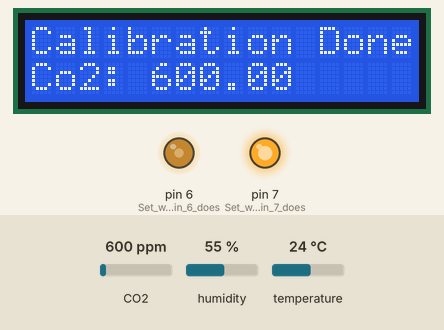
Recording of a sketch running on a simulated Arduino Uno, built for the host (arithmetic inside an expression is 32-bit, double 64-bit). Parts: 16×2 character LCD, output pins drawn as LEDs (lit = HIGH). Inputs (shaded band) come from the test bench; at power-on: CO2 600 ppm, humidity 55 %, temperature 24 °C.

Above: at 2.2 s.
2.3 s: CO2 set to 1050 ppm
At 3.6 s:
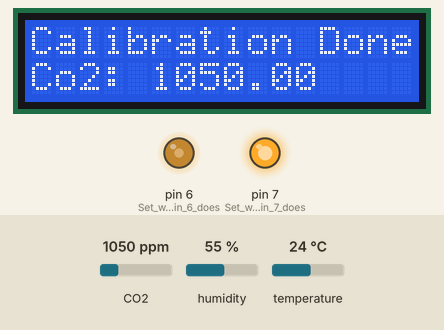
5.3 s: CO2 set to 452 ppm
At 6.1 s:
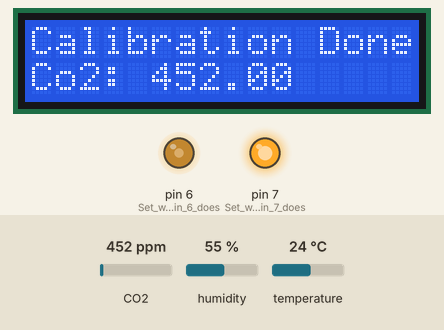
8.3 s: CO2 set to 1700 ppm
At 9.2 s:
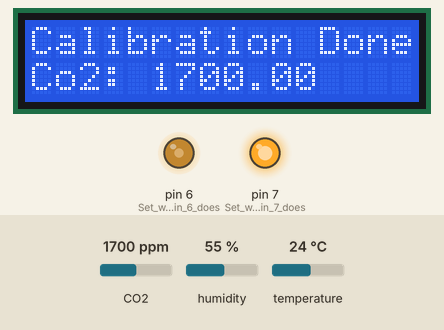
11.3 s: CO2 set to 452 ppm
At 11.6 s:
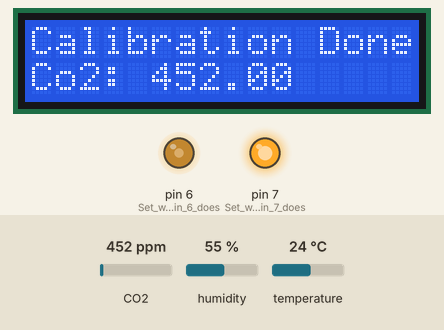
14.3 s: CO2 set to 2350 ppm
At 14.7 s:
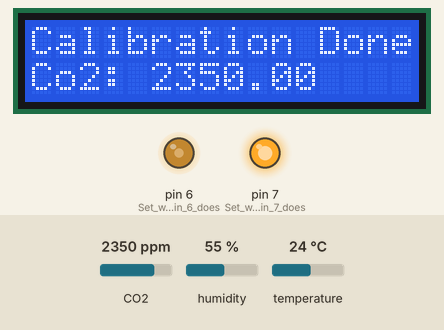
17.3 s: CO2 set to 452 ppm
At 18.3 s:
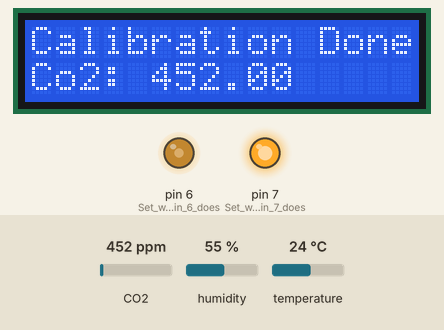
Timing chart, 0 to 20.3 s (numbered marks = the images above; inputs shaded):
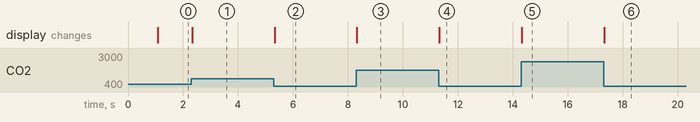

Measured:
- after the input at 2.3 s, the display: changes at once (image 1)
- after the input at 5.3 s, the display: changes at once (image 2)
- after the input at 8.3 s, the display: changes at once (image 3)
- after the input at 11.3 s, the display: changes at once (image 4)
- after the input at 14.3 s, the display: changes at once (image 5)
- after the input at 17.3 s, the display: changes at once (image 6)

The sketch:

CO2_Sensor_Forced_Recalibration_Code.ino
```cpp
// DIY CO2 Sensor SCD-30 Forced Recalibration Code
// CC By-NC 2022 Eric & Brian Woo-Shem
/*
Info:
Code to quickly recalibrate a SCD-30 sensor using Arduino. If sensor is not returning values around 400-450ppm when outside, use this code to reset it.
Also disables automatic self-calibration because it has caused problems.
Afterward it will take measurements and display them to screen indefinitely so you can check your work.
Does NOT log data. Does NOT use RTC.

LCD = Liquid Crystal Display (Screen)


Resources Used:
https://learn.adafruit.com/adafruit-scd30
*/
#include <Adafruit_SCD30.h>
#include <LiquidCrystal.h>
//~~~~~~~~~~~~~~~~~~~~~~~~~~~~~~~// ^Import Packages^
LiquidCrystal lcd(9, 8, 5, 4, 3, 2); // Set LCD Screen pins
Adafruit_SCD30  scd30; // Define Sensor

/*~~~~~~~~~~~~~~~~~~~~~~~~~~~~~~~*/
void setup() { // Start setup

  lcd.begin(16, 2); // Set size of LCD screen
  pinMode(6, OUTPUT); // Set what pin 6 does (output)
  pinMode(7, OUTPUT); // Set what pin 7 does (output)

  digitalWrite(7, HIGH); // Set LCD brightness, you can change it if you want to
  analogWrite(6, 120); // Setting LCD contrast, you can change it if you want to

  scd30.begin(); // Start CO2 Sensor

// Force sensor to grab a few measurements to deal with first value = zero and sensor startup time bug.
  int i = 1;
  while(i<4){
    if (scd30.dataReady()){ // If CO2 data
        if (!scd30.read()) //If probelm reading data
          {
            return; // Don't do the the following ↓↓↓
           }
        lcd.clear();
        lcd.setCursor(0,0); // Set LCD Screen cursor position
        lcd.print("Calibrating..."); // Write the time to LCD Screen
        lcd.setCursor(0,1); // Set LCD Screen cursor position
        lcd.print("Co2: "+String(scd30.CO2)); // Write the CO2 level to the LCD Screen
    }
    i += 1;
  }
  delay(1000);

// Disable automatic self-calibration because it tends to make sensors get off over time
// Note: if set to true, self-calibration is enabled.
  scd30.selfCalibrationEnabled(false);

// Force recalibration to approximate current outdoor value
// ONLY DO THIS WHEN OUTSIDE AND SENSOR IS AWAY FROM PEOPLE, WIND, AND OTHER SOURCES OF ERROR
// Typical outdoor value is 410-440ppm.
// Comment out to only disable self-calibration
  scd30.forceRecalibrationWithReference(425); //IMPORTANT CHANGE THIS VALUE TO YOUR EXPECTED VALUE

} // End setup
/*~~~~~~~~~~~~~~~~~~~~~~~~~~~~~~~*/

void loop() {
  // Repeatedly read in values once the calibration is complete. So you can check the sensor if you have LCD connected.
  if (scd30.dataReady()){ // If CO2 data
    if (!scd30.read()) //If probelm reading data
      {
        return; // Don't do the the following ↓↓↓
       }
    lcd.clear();
    lcd.setCursor(0,0); // Set LCD Screen cursor position
    lcd.print("Calibration Done"); // Different first line message to indicate it is running calibration code.
    lcd.setCursor(0,1); // Set LCD Screen cursor position
    lcd.print("Co2: "+String(scd30.CO2)); // Write the CO2 level to the LCD Screen
  }
}
```
